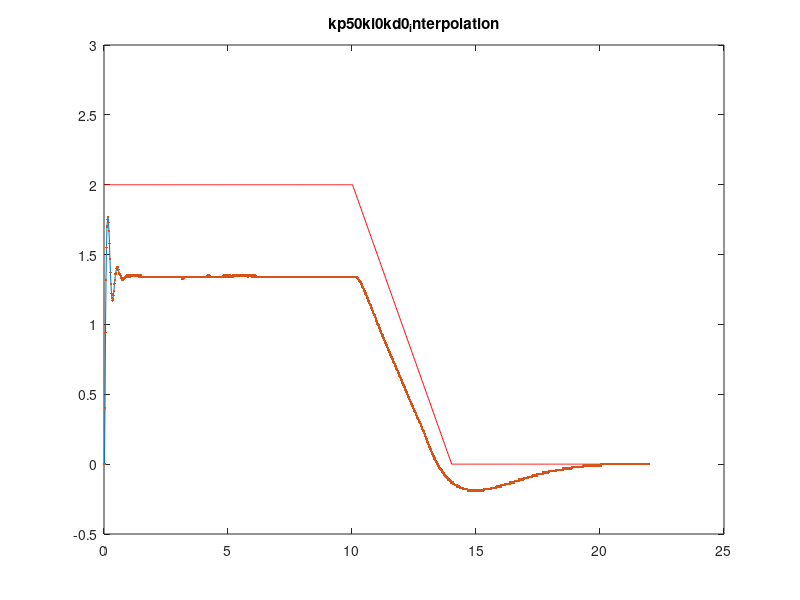

Write MATLAB code to recreate this figure.
clc
clear
%close all
fid1 = fopen('target.txt','rt');
fid2 = fopen('feedback.txt','rt');

target=fscanf(fid1,'%f\n');
feedback=fscanf(fid2,'%f\n');
fclose(fid1);
fclose(fid2);
%figure;plot(sin_frequency_input,'.');hold on;plot(sin_frequency_input);hold on;
%figure;plot(pwm_input,'.');hold on;plot(pwm_input,'b');hold on;
%figure;plot(angular_speed_output,'.');hold on;plot(angular_speed_output,'b');





N=length(target);% samples
Fs=50;%50Hz
Ts=0.02;
t=Ts*(1:N);



%figure;plot(pwm_input);
figure;plot(t,target,'r');
hold on;plot(t,feedback);hold on;plot(t,feedback,'.')
title('kp50ki0kd0_interpolation');axis([0 25 -0.5 3]);
